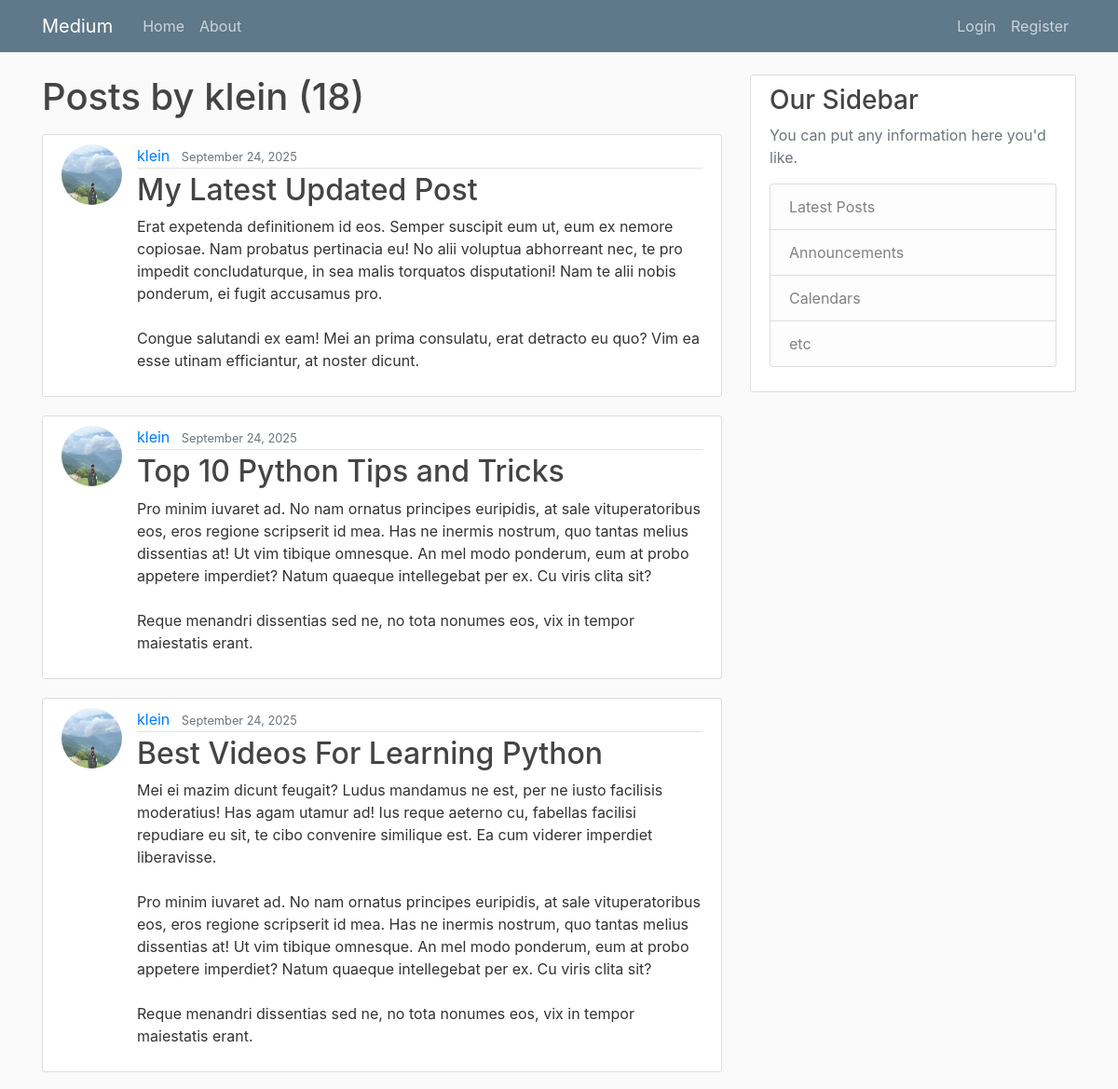
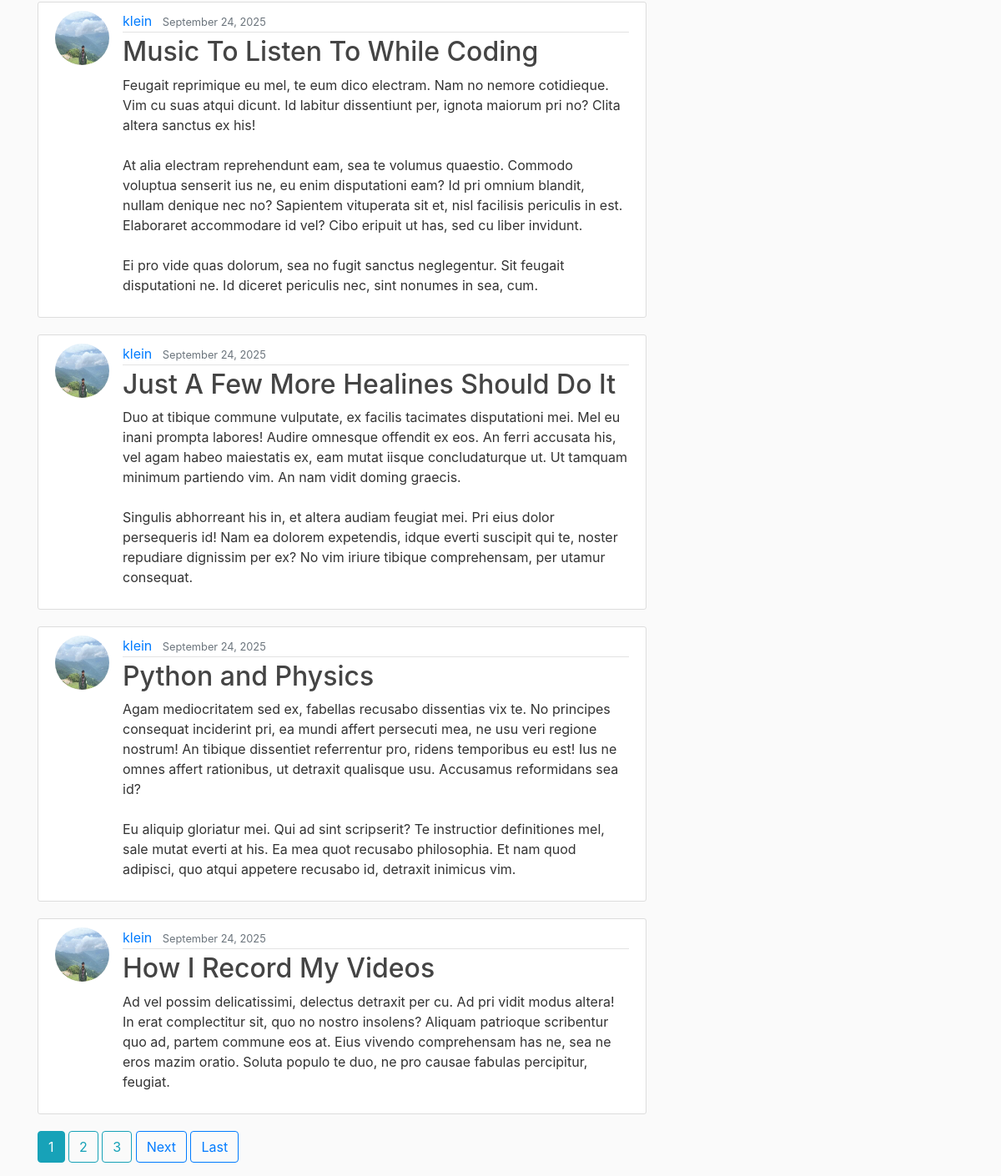
Page /user/klein on the earlier database version (2 pictures, top to bottom).
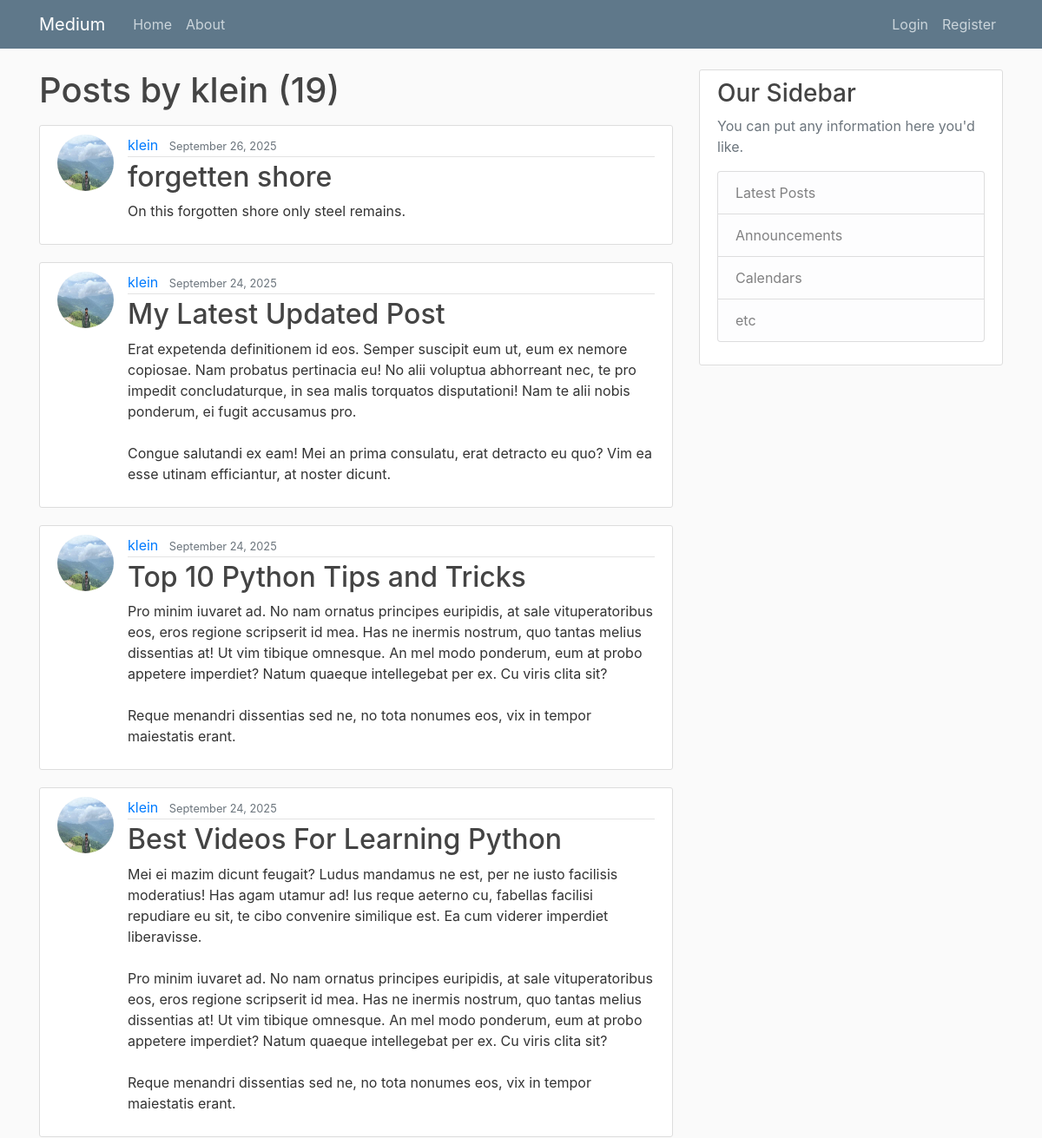
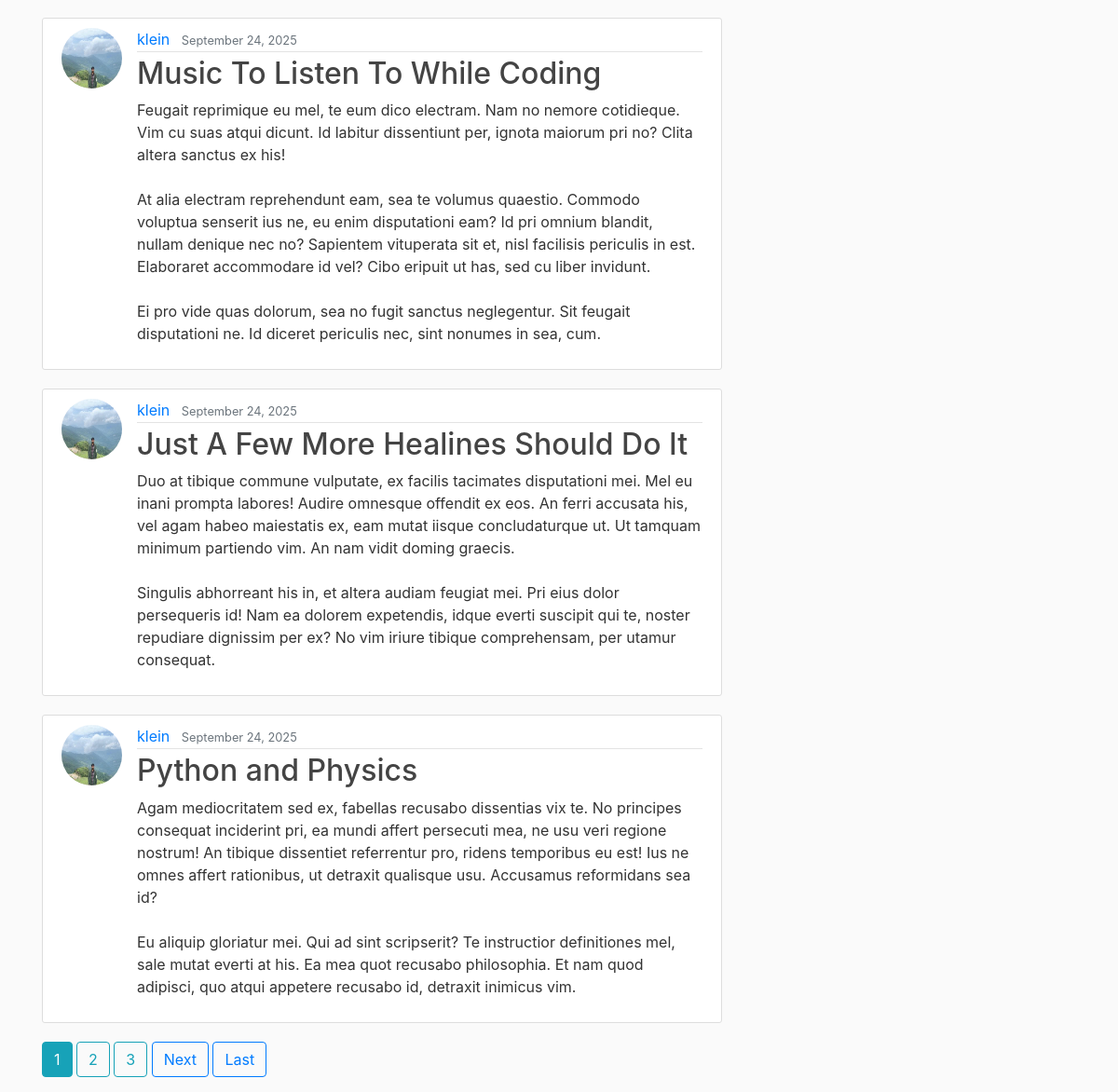
Same page on the later database version (2 pictures, top to bottom).
### blog/models.py (models this page shows, shortened)
class Post(models.Model):
    title = models.CharField(max_length=100)
    content = models.TextField()
    date_posted = models.DateTimeField(default=timezone.now)
    author = models.ForeignKey(User, on_delete=models.CASCADE)

### users/models.py (models this page shows, shortened)
class Profile(models.Model):
    user = models.OneToOneField(User, on_delete=models.CASCADE)
    image = models.ImageField(default='default.jpg', upload_to='profile_pics')

### blog/views.py (the view)
# urls.py: path('user/<str:username>', UserPostListView.as_view(), name='user-posts'),
class UserPostListView(ListView):
    model = Post
    template_name = 'blog/user_posts.html'
    context_object_name = 'posts'
    ordering = ['-date_posted']
    paginate_by = 7
    def get_queryset(self):
        user = get_object_or_404(User, username=self.kwargs.get('username'))
        return Post.objects.filter(author=user).order_by('-date_posted')

### blog/templates/blog/user_posts.html (shortened to what this page needs)
{% extends "blog/base.html" %}
{% block content %}
    <h1 class="mb-3">Posts by {{ view.kwargs.username }}  ({{ page_obj.paginator.count }})</h1>
    {% for post in posts %}
        <article class="media content-section">
            <img src="{{ post.author.profile.image.url }}" class="rounded-circle article-img" width="20" height="20" alt="Profile picture">
            <div class="media-body">
                <div class="article-metadata">
                <a class="mr-2" href="{% url 'user-posts' post.author.username %}">{{ post.author }}</a>
                <small class="text-muted">{{ post.date_posted|date:"F d, Y" }}</small>
                </div>
                <h2><a class="article-title" href="{% url 'post-detail' post.pk %}">{{ post.title }}</a></h2>
                <p class="article-content">{{ post.content }}</p>
            </div>
        </article>
    {% endfor %}
    {% if is_paginated %}
        {% for num in page_obj.paginator.page_range %}
            {% if page_obj.number == num %}
                <a class="btn btn-info mb-3" href="?page={{ num }}">{{ num }}</a>
            {% elif num > page_obj.number|add:'-3' and num < page_obj.number|add:'3' %}
                <a class="btn btn-outline-info mb-3" href="?page={{ num }}">{{ num }}</a>
            {% endif%}
        {% endfor %}
        {% if page_obj.has_next %}
            <a class="btn btn-outline-primary mb-3 " href="?page={{ page_obj.next_page_number }}">Next</a>
            <a class="btn btn-outline-primary mb-3 " href="?page={{ page_obj.paginator.num_pages }}">Last</a>
        {% endif %}
    {% endif %}
{% endblock content %}

### blog/templates/blog/base.html (shortened to what this page needs)
{% load static %}
<!DOCTYPE html>
<html lang="en">
<head>
    <link rel="stylesheet" href="https://cdn.jsdelivr.net/npm/bootstrap@4.0.0/dist/css/bootstrap.min.css">
    <link rel="stylesheet" type="text/css" href="{% static 'blog/main.css' %}">
</head>
<body>
    <header class="site-header">
        <nav class="navbar navbar-expand-md navbar-dark bg-steel fixed-top">
            <div class="container">
            <a class="navbar-brand mr-4" href="{% url 'blog-home' %}">Medium</a>
            <div class="collapse navbar-collapse" id="navbarToggle">
                <div class="navbar-nav mr-auto">
                <a class="nav-item nav-link" href="{% url 'blog-home' %}">Home</a>
                <a class="nav-item nav-link" href="{% url 'blog-about' %}">About</a>
                </div>
                <div class="navbar-nav">
                    {% if user.is_authenticated %}
                    <a class="nav-item nav-link" href="{% url 'post-create' %}">New Post</a>
                    <a class="nav-item nav-link" href="{% url 'profile' %}">Profile</a>
                    <form action="{% url 'logout' %}" method="post" style="display:inline;">
                        {% csrf_token %}
                        <button type="submit" class="nav-item nav-link btn btn-link">Logout</button>
                    </form>
                {% else %}
                    <a class="nav-item nav-link" href="{% url 'login' %}">Login</a>
                    <a class="nav-item nav-link" href="{% url 'register' %}">Register</a>
                {% endif%}
                </div>
            </div>
            </div>
        </nav>
    </header>
   <main role="main" class="container">
    <div class="row">
        <div class="col-md-8">
            {% block content %}{% endblock %}
        </div>
        <div class="col-md-4">
        <div class="content-section">
            <h3>Our Sidebar</h3>
            <p class='text-muted'>You can put any information here you'd like.
            <ul class="list-group">
                <li class="list-group-item list-group-item-light">Latest Posts</li>
                <li class="list-group-item list-group-item-light">Announcements</li>
                <li class="list-group-item list-group-item-light">Calendars</li>
                <li class="list-group-item list-group-item-light">etc</li>
            </ul>
            </p>
        </div>
        </div>
    </div>
    </main>
</body>
</html>

### blog/static/blog/main.css (style rules this page uses)
body { background: #fafafa; color: #333333; margin-top: 5rem; }
h1, h2, h3, h4, h5, h6 { color: #444444; }
ul { margin: 0; }
.bg-steel { background-color: #5f788a; }
.site-header .navbar-nav .nav-link { color: #cbd5db; }
.content-section { background: #ffffff; padding: 10px 20px; border: 1px solid #dddddd; border-radius: 3px; margin-bottom: 20px; }
.article-title { color: #444444; }
.article-content { white-space: pre-line; }
.article-img { height: 65px; width: 65px; margin-right: 16px; }
.article-metadata { padding-bottom: 1px; margin-bottom: 4px; border-bottom: 1px solid #e3e3e3 }

Differences in the rows shown:
no longer on this page (row unchanged): Post: author.profile.image (picture), author "klein", date_posted "September 24, 2025", title "How I Record My Videos", content "Ad vel possim delicatissimi, delectus detraxit per cu. Ad pri vidit modus altera! In erat complectitur sit, quo no nostro insolens? Aliquam patrioque scribentur quo ad, partem commune eos at. Eius vivendo comprehensam has ne, sea ne eros mazim oratio. Soluta populo te duo, ne pro causae fabulas percipitur, feugiat."
added Post: author.profile.image (picture), author "klein", date_posted "September 26, 2025", title "forgetten shore", content "On this forgotten shore only steel remains."
Other differences:
{{ page_obj.paginator.count }}: "18" → "19"
